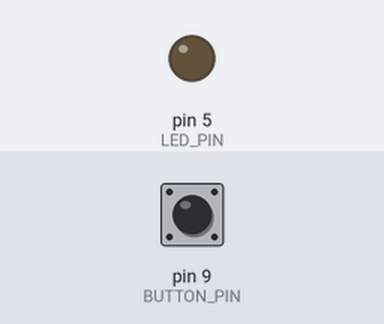
Simulated run of this sketch. Board: Arduino Uno, built with avr-gcc and run on an emulated ATmega328P. Shown: output pins drawn as LEDs (lit = HIGH). Inputs (shaded band) come from the test bench; at power-on: pin 9 (BUTTON_PIN) HIGH.

Above: at 1.2 s.
1.3 s: pin 9 (BUTTON_PIN) pulled LOW for 0.15 s
At 1.37 s:
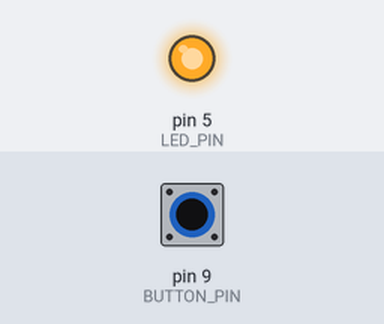
2.9 s: pin 9 (BUTTON_PIN) pulled LOW for 3.2 s
At 6.4 s:
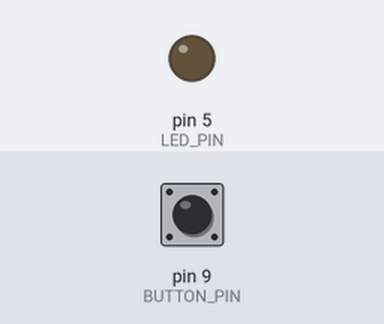
Timing chart, 0 to 7.9 s (numbered marks = the images above; inputs shaded):
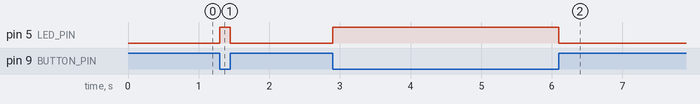

Measured:
- after the input at 1.3 s, pin 5 (LED_PIN): LOW → HIGH at once, → LOW 0.15 s later
- after the input at 2.9 s, pin 5 (LED_PIN): LOW → HIGH at once, → LOW 3.2 s later

The sketch:

LED_1Button.ino
```cpp
/*
  Program for turning LED on and off with a single switch
*/

// defining the components connected to the pins
#define LED_PIN 5
#define BUTTON_PIN 9

void setup() {
  // setting the inputs and outputs
  pinMode(LED_PIN, OUTPUT);
  pinMode(BUTTON_PIN, INPUT_PULLUP);

}

void loop() {
  // check button status and set LED on or off
  digitalWrite(LED_PIN, !digitalRead(BUTTON_PIN));

}
```
